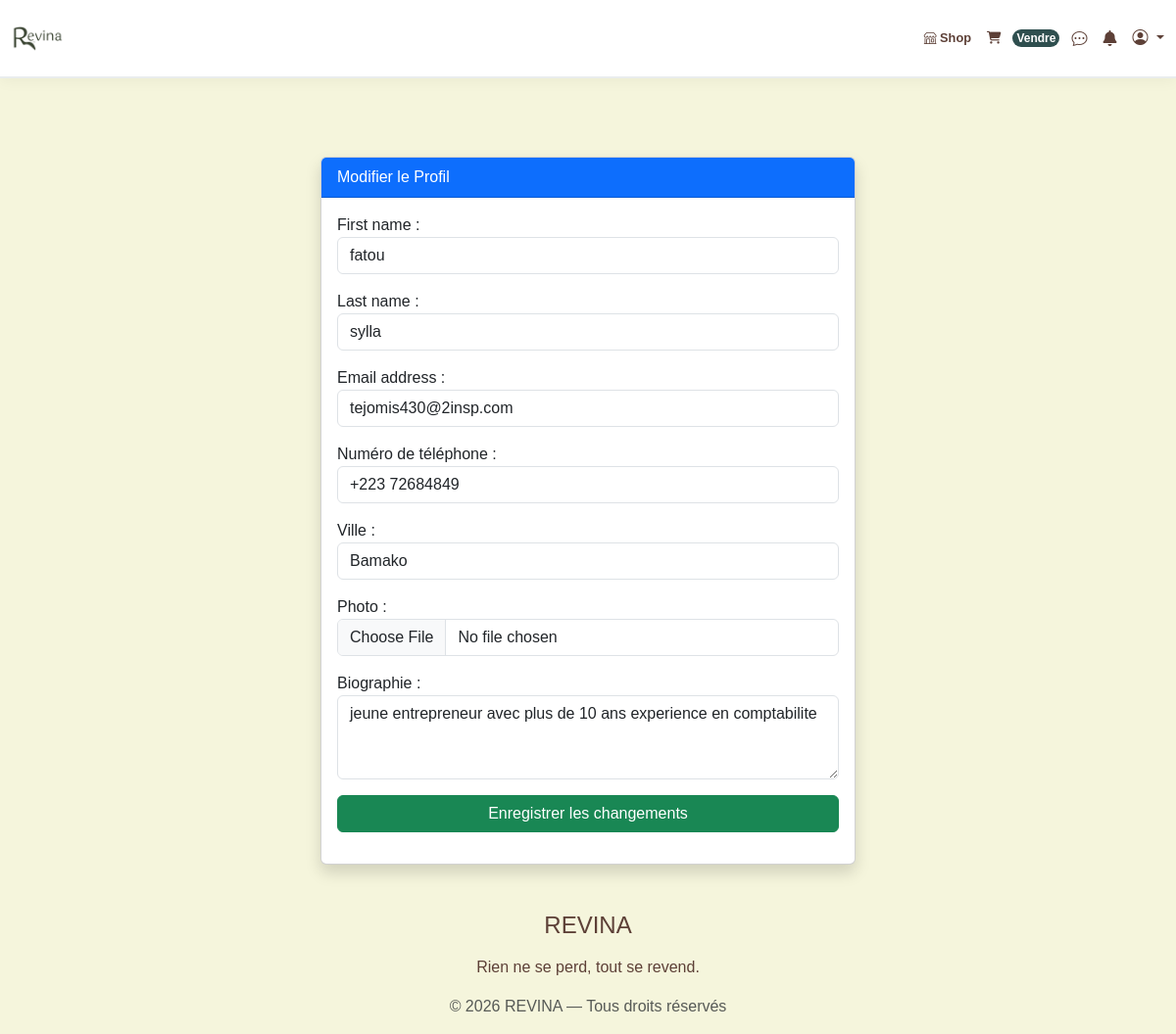
The page /accounts/edit/ (signed in) on the database its author committed.
### accounts/models.py (models this page shows, shortened)
class User(AbstractUser):
    photo = models.ImageField(
        upload_to='profiles/',
        blank=True,
        null=True,
        default='profiles/default.jpg'
    )
    phone = models.CharField(
        max_length=20,
        blank=True,
        null=True,
        verbose_name="Numéro de téléphone"
    )
    city = models.CharField(
        max_length=100,
        default='Bamako',
        verbose_name="Ville"
    )
    bio = models.TextField(
        max_length=500,
        blank=True,
        verbose_name="Biographie"
    )
    last_activity = models.DateTimeField(default=timezone.now)

### accounts/views.py (the view)
# urls.py: path('edit/', views.edit_profile, name='edit_profile'),
@login_required
def edit_profile(request):
    if request.method == 'POST':
        form = ProfileUpdateForm(request.POST, request.FILES, instance=request.user)
        if form.is_valid():
            form.save()
            messages.success(request, "Votre profil a été mis à jour !")
            return redirect('profile')
    else:
        form = ProfileUpdateForm(instance=request.user)
    return render(request, 'accounts/edit_profile.html', {'form': form})

### accounts/forms.py
class ProfileUpdateForm(forms.ModelForm):
    class Meta:
        model = User
        fields = ['first_name', 'last_name', 'email', 'phone', 'city', 'photo', 'bio']
        widgets = {
            'first_name': forms.TextInput(attrs={'class': 'form-control'}),
            'last_name': forms.TextInput(attrs={'class': 'form-control'}),
            'email': forms.EmailInput(attrs={'class': 'form-control'}),
            'phone': forms.TextInput(attrs={'class': 'form-control', 'placeholder': 'Ex: +223 ...'}),
            'city': forms.TextInput(attrs={'class': 'form-control', 'placeholder': 'Ex: Bamako'}),
            'photo': forms.FileInput(attrs={'class': 'form-control'}),
            'bio': forms.Textarea(attrs={'class': 'form-control', 'rows': 3}),
        }

### cart/context_processors.py (called while the page is built)
def cart_count(request):
    if request.user.is_authenticated:
        cart = Cart.objects.filter(user=request.user).first()
        count = cart.items.count() if cart else 0
        return {'cart_count': count}
    return {'cart_count': 0}

### marketplace/context_processors.py (called while the page is built)
def categories_processor(request):
    return {
        'all_categories': Category.objects.all()
    }

### notifications/context_processors.py (called while the page is built)
def unread_notifications_count(request):
    if request.user.is_authenticated:
        count = Notification.objects.filter(recipient=request.user, is_read=False).count()
        return {'unread_count': count}
    return {'unread_count': 0}

### templates/accounts/edit_profile.html (shortened to what this page needs)
{% extends 'base.html' %}
{% block content %}
<div class="container mt-5">
    <div class="row justify-content-center">
        <div class="col-md-6">
            <div class="card shadow">
                <div class="card-header bg-primary text-white">Modifier le Profil</div>
                <div class="card-body">
                    <form method="POST" enctype="multipart/form-data">
                        {{ form.as_p }}
                        <button type="submit" class="btn btn-success w-100">Enregistrer les changements</button>
                    </form>
                </div>
            </div>
        </div>
    </div>
</div>
{% endblock %}

### static/css/style.css (style rules this page uses)
:root { --beige: #F5F5DC; --marron-fonce: #5D4037; --vert-afrique: #2F4F4F; --brun-doux: #8D6E63; --blanc-pur: #FFFFFF; --shadow-soft: 0 10px 30px rgba(47, 79, 79, 0.08); }
body { background-color: var(--beige) !important; font-family: 'Poppins', sans-serif; color: var(--marron-fonce); margin: 0; padding-top: 90px !important; overflow-x: hidden; }

### rows shown on the page
User: first_name "fatou", last_name "sylla", email "tejomis430@2insp.com", phone "+223 72684849", city "Bamako", bio "jeune entrepreneur avec plus de 10 ans experience en comptabilite"
